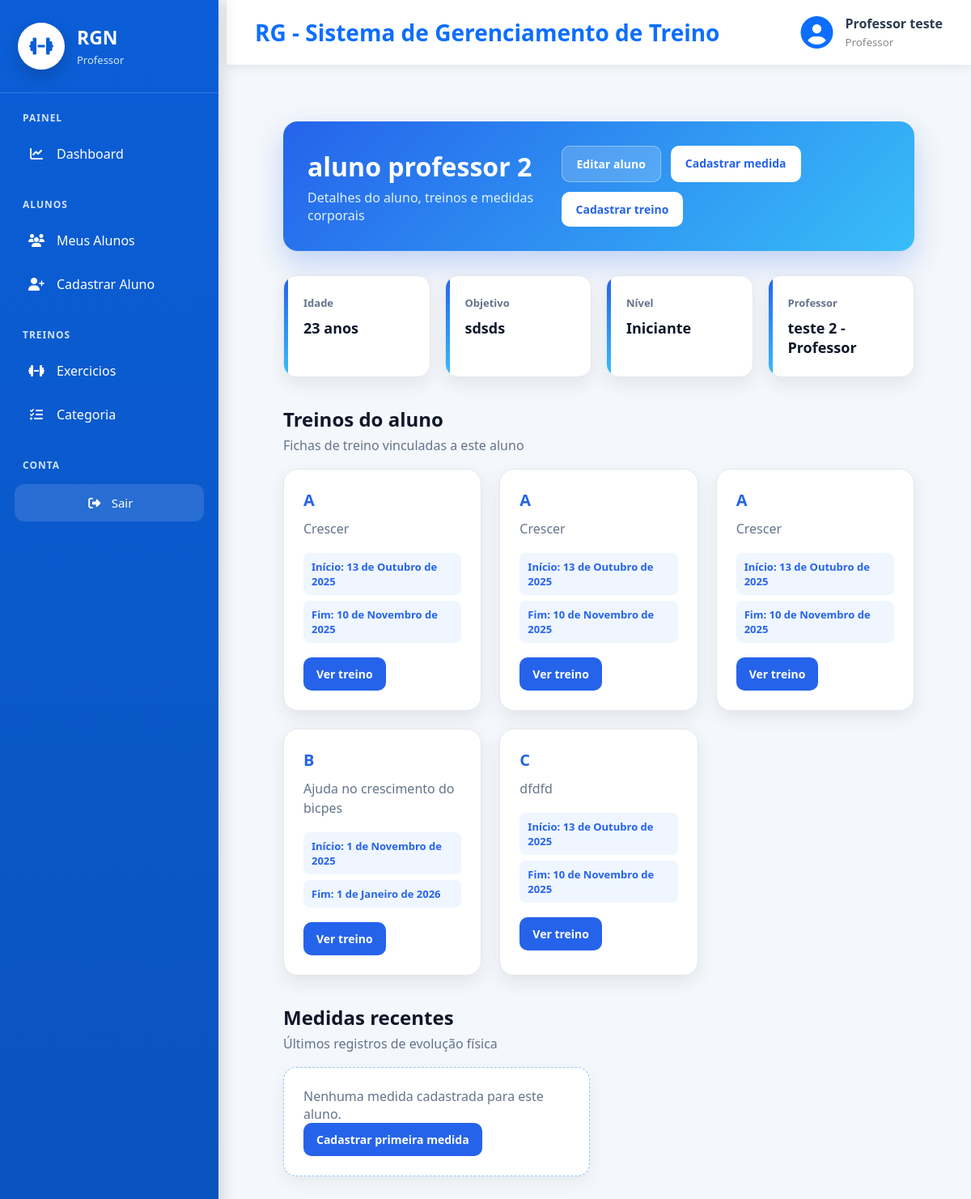
The page /cadastros/detalhe/aluno/4/ (signed in) on the database its author committed.
### cadastros/models.py (models this page shows)
class Auditoria(models.Model):
    cadastrado_em = models.DateTimeField(auto_now_add=True, verbose_name="Cadastrado em")
    atualizado_em = models.DateTimeField(auto_now=True, verbose_name="Atualizado em")
    class Meta:
        abstract = True

class Pessoa(Auditoria):
    TIPO_CHOICES = [
        ('ALUNO', 'Aluno'),
        ('PROFESSOR', 'Professor')
    ]
    SEXO_CHOICES = [
        ('M', 'Masculino'),
        ('F', 'Feminino'),
        ('O', 'Outro'),
    ]
    NIVEL_CHOICES = [
        (1, 'Iniciante'),
        (2, 'Intermediário'),
        (3, 'Avançado'),
    ]
    tipo = models.CharField(max_length=20, choices=TIPO_CHOICES, verbose_name="Tipo de Pessoa")
    nome = models.CharField(max_length=50, verbose_name="Nome")
    idade = models.IntegerField(verbose_name="Idade", null=True, blank=True)
    cpf = models.CharField(max_length=11, unique=True, verbose_name="CPF")
    telefone = models.CharField(max_length=15, verbose_name="Telefone")
    objetivo = models.TextField(verbose_name="Objetivo", null=True, blank=True)
    sexo = models.CharField(max_length=20, choices=SEXO_CHOICES, verbose_name="Sexo", null=True, blank=True)
    nivel = models.IntegerField(choices=NIVEL_CHOICES, verbose_name="Nível", null=True, blank=True)
    cidade = models.ForeignKey(Cidade, on_delete=models.PROTECT)
    professor = models.ForeignKey("self", on_delete=models.PROTECT, related_name="alunos", limit_choices_to={"tipo": "PROFESSOR"}, null=True, blank=True)
    usuario = models.OneToOneField("auth.User", on_delete=models.CASCADE, related_name="pessoa_usuario")
    def __str__(self):
        return f"{self.nome} - {self.get_tipo_display()}"

### exercicio/models.py (models this page shows, shortened)
class Treino(Auditoria):
    aluno = models.ForeignKey(Pessoa, on_delete=models.PROTECT, related_name="Treinos")
    nome_treino = models.CharField(max_length=20, verbose_name="Nome do Treino")
    data_inicio = models.DateField(verbose_name="Data de Inicio")
    data_fim = models.DateField(verbose_name="Data de Encerramento")
    descricao = models.CharField(max_length=100, verbose_name="Descrição")
    cadastrado_por = models.ForeignKey(Pessoa, on_delete=models.PROTECT)

### cadastros/views.py (the view)
# urls.py: path('detalhe/aluno/<int:pk>/', PessoaDetail.as_view(), name='detalhe-aluno'),
class PessoaDetail(LoginRequiredMixin, GroupRequiredMixin,DetailView):
    login_url = reverse_lazy('login')
    model = Pessoa
    context_object_name = "aluno"
    template_name = "cadastros/detalhe_aluno.html"
    group_required = ["Professor", "Administrador"]
    def get_context_data(self, **kwargs):
        context = super().get_context_data(**kwargs)
        context["treinos"] = Treino.objects.filter(
            aluno=self.object
)
        context["medidas"] = Medidas.objects.filter(
            aluno=self.object
        ).order_by("-data_medida")
        return context

### cadastros/context_processors.py (called while the page is built)
def usuario_grupos(request):
    contexto = {
        "is_admin": False,
        "is_professor": False,
        "is_aluno": False,
    }
    if request.user.is_authenticated:
        contexto["is_admin"] = (
            request.user.is_superuser or
            request.user.groups.filter(name="Administrador").exists()
        )
        contexto["is_professor"] = request.user.groups.filter(
            name="Professor"
        ).exists()
        contexto["is_aluno"] = request.user.groups.filter(
            name="Aluno"
        ).exists()
    return contexto

### cadastros/templates/cadastros/detalhe_aluno.html
{% extends 'modelo.html' %}
{% load static %}
{% block css %}
<link rel="stylesheet" href="{% static 'css/cadastros/detalhe_aluno.css' %}">
{% endblock %}
{% block main %}
<div class="aluno-detalhe">
    <div class="aluno-header">
        <div>
            <h2>{{ aluno.nome  }}</h2>
            <p>Detalhes do aluno, treinos e medidas corporais</p>
        </div>
        <div class="aluno-actions">
            <a href="{% url 'editar-aluno' aluno.id %}" class="btn-secondary">Editar aluno</a>
            <a href="{% url 'cadastrar-medidas' aluno.id %}" class="btn-primary">Cadastrar medida</a>
            <a href="{% url 'cadastrar-treino' aluno.id  %}" class="btn-primary">Cadastrar treino</a>
        </div>
    </div>
    <div class="info-grid">
        <div class="info-card">
            <span>Idade</span>
            <strong>{{ aluno.idade }} anos</strong>
        </div>
        <div class="info-card">
            <span>Objetivo</span>
            <strong>{{ aluno.objetivo }}</strong>
        </div>
        <div class="info-card">
            <span>Nível</span>
            <strong>{{ aluno.get_nivel_display }}</strong>
        </div>
        <div class="info-card">
            <span>Professor</span>
            <strong>{{ aluno.professor }}</strong>
        </div>
    </div>
    <div class="section-title">
        <h3>Treinos do aluno</h3>
        <p>Fichas de treino vinculadas a este aluno</p>
    </div>
    <div class="treino-grid">
        {% for treino in treinos %}
        <div class="treino-card">
            <h4>{{ treino.nome_treino }}</h4>
            <p>{{ treino.descricao }}</p>
            <div class="treino-info">
                <span>Início: {{ treino.data_inicio }}</span>
                <span>Fim: {{ treino.data_fim }}</span>
            </div>
            <a href="{% url 'detalhe-treino' treino.id %}" class="btn-ver-treino">
                Ver treino
            </a>
        </div>
        {% empty %}
        <div class="empty-card">
            <p>Este aluno ainda não possui treinos cadastrados.</p>
        </div>
        {% endfor %}
    </div>
    <div class="section-title">
        <h3>Medidas recentes</h3>
        <p>Últimos registros de evolução física</p>
    </div>
<div class="medidas-grid">
    {% for medida in medidas %}
    <div class="medida-card">
        <div class="medida-card-header">
            <div>
                <h4>Medida Corporal</h4>
                <span>{{ medida.data_medida }}</span>
            </div>
            <a href="{% url 'editar-medidas' medida.id %}" class="btn-editar-medida">
                Editar
            </a>
        </div>
        <div class="medida-principal">
            <div>
                <span>Peso</span>
                <strong>{{ medida.peso }} kg</strong>
            </div>
            <div>
                <span>Altura</span>
                <strong>{{ medida.altura }} m</strong>
            </div>
        </div>
        <div class="medida-dados">
            <div class="medida-item">
                <span>Cintura</span>
                <strong>{{ medida.cintura }} cm</strong>
            </div>
            <div class="medida-item">
                <span>Quadril</span>
                <strong>{{ medida.quadril }} cm</strong>
            </div>
            <div class="medida-item">
                <span>Braço Direito</span>
                <strong>{{ medida.braco_direito }} cm</strong>
            </div>
            <div class="medida-item">
                <span>Braço Esquerdo</span>
                <strong>{{ medida.braco_esquerdo }} cm</strong>
            </div>
            <div class="medida-item">
                <span>Coxa Direita</span>
                <strong>{{ medida.coxa_direita }} cm</strong>
            </div>
            <div class="medida-item">
                <span>Coxa Esquerda</span>
                <strong>{{ medida.coxa_esquerda }} cm</strong>
            </div>
            <div class="medida-item">
                <span>Panturrilha Direita</span>
                <strong>{{ medida.panturrilha_direita }} cm</strong>
            </div>
            <div class="medida-item">
                <span>Panturrilha Esquerda</span>
                <strong>{{ medida.panturrilha_esquerda }} cm</strong>
            </div>
            <div class="medida-item">
                <span>Peito</span>
                <strong>{{ medida.peito }} cm</strong>
            </div>
        </div>
    </div>
    {% empty %}
    <div class="empty-card">
        <p>Nenhuma medida cadastrada para este aluno.</p>
        <a href="{% url 'cadastrar-medidas' aluno.id %}" class="btn-ver-treino">
            Cadastrar primeira medida
        </a>
    </div>
    {% endfor %}
</div>
</div>
{% endblock %}

### paginas/templates/modelo.html (shortened to what this page needs)
{% load static %}
<!DOCTYPE html>
<html lang="pt-br">
<head>
    <link rel="stylesheet" href="{% static 'css/paginas/modelo.css' %}">
    <link rel="stylesheet" href="{% static 'css/paginas/menu.css' %}">
    <link rel="stylesheet" href="{% static 'css/paginas/dashboard/dashboard_admin.css' %}">
    <link rel="stylesheet" href="{% static 'css/paginas/dashboard/dashboard_aluno.css' %}">
    <link rel="stylesheet" href="{% static 'css/paginas/dashboard/dashboard_professor.css' %}">
    <link rel="stylesheet"
          href="https://cdnjs.cloudflare.com/ajax/libs/font-awesome/6.7.2/css/all.min.css">
    {% block css %}
    {% endblock %}
</head>
<body>
<div class="layout">
    {% if request.user.is_authenticated %}
        {% if is_admin %}
            {% include 'menus/menu_admin.html' %}
        {% elif is_professor %}
            {% include 'menus/menu_professor.html' %}
        {% elif is_aluno %}
            {% include 'menus/menu_aluno.html' %}
        {% endif %}
    {% endif %}
    <div class="main-area">
        <header class="topbar">
            <div class="titulo">
                <h2>
                    {% block titulo %}
                        RG - Sistema de Gerenciamento de Treino
                    {% endblock %}
                </h2>
            </div>
            {% if request.user.is_authenticated %}
            <div class="usuario">
                <i class="fas fa-circle-user"></i>
                <div>
                    <strong>
                        {{ request.user.pessoa_usuario.nome }}
                    </strong>
                    <small>
                        {% if is_admin %}
                            Administrador
                        {% elif is_professor %}
                            Professor
                        {% elif is_aluno %}
                            Aluno
                        {% endif %}
                    </small>
                </div>
            </div>
            {% endif %}
        </header>
        <main class="conteudo">
            {% block main %}
            {% endblock %}
        </main>
    </div>
</div>
</body>
</html>

### static/css/paginas/modelo.css (style rules this page uses)
* { margin:0; padding:0; box-sizing:border-box; font-family:"Segoe UI",sans-serif; }
body { background:#f4f7fb; color:#2c3e50; }
.layout { display:flex; min-height:100vh; }
.main-area { margin-left:280px; width:calc(100% - 280px); display:flex; flex-direction:column; }
.topbar { height:80px; background:white; display:flex; justify-content:space-between; align-items:center; padding:0 35px; box-shadow:0 3px 12px rgba(0,0,0,.08); }
.titulo h2 { color:#0d6efd; font-size:28px; }
.usuario { display:flex; align-items:center; gap:15px; }
.usuario i { font-size:40px; color:#0d6efd; }
.usuario strong { display:block; font-size:16px; }
.usuario small { color:#888; }
.conteudo { flex:1; padding:35px; }

### static/css/paginas/dashboard/dashboard_admin.css (style rules this page uses)
* { margin:0; padding:0; box-sizing:border-box; }

### static/css/cadastros/detalhe_aluno.css (style rules this page uses)
.aluno-detalhe { padding: 35px; }
.aluno-header { background: linear-gradient(135deg, #2563eb, #38bdf8); border-radius: 18px; padding: 30px; color: #ffffff; display: flex; align-items: center; justify-content: space-between; margin-bottom: 30px; box-shadow: 0 15px 35px rgba(37, 99, 235, 0.25); }
.aluno-header h2 { font-size: 32px; margin-bottom: 6px; }
.aluno-header p { color: #e0f2fe; }
.aluno-actions { display: flex; gap: 12px; flex-wrap: wrap; }
.btn-primary, .btn-secondary { text-decoration: none; padding: 12px 18px; border-radius: 10px; font-size: 14px; font-weight: 700; transition: 0.25s; }
.btn-primary { background: #ffffff; color: #2563eb; }
.btn-secondary { background: rgba(255,255,255,0.18); color: #ffffff; border: 1px solid rgba(255,255,255,0.35); }
.info-grid { display: grid; grid-template-columns: repeat(4, 1fr); gap: 18px; margin-bottom: 35px; }
.info-card { background: #ffffff; border-radius: 16px; padding: 24px; border: 1px solid #e5e7eb; box-shadow: 0 8px 22px rgba(15, 23, 42, 0.08); transition: 0.25s; position: relative; overflow: hidden; }
.info-card::before { content: ""; width: 5px; height: 100%; background: linear-gradient(180deg, #2563eb, #38bdf8); position: absolute; left: 0; top: 0; }
.info-card span { display: block; color: #64748b; font-size: 13px; margin-bottom: 10px; font-weight: 600; }
.info-card strong { color: #0f172a; font-size: 18px; }
.section-title { margin: 35px 0 18px; }
.section-title h3 { font-size: 24px; color: #0f172a; margin-bottom: 5px; }
.section-title p { color: #64748b; }
.treino-grid { display: grid; grid-template-columns: repeat(3, 1fr); gap: 22px; }
.treino-card { background: #ffffff; border-radius: 18px; padding: 24px; border: 1px solid #e5e7eb; box-shadow: 0 8px 22px rgba(15, 23, 42, 0.08); transition: 0.25s; }
.treino-card h4 { font-size: 20px; color: #2563eb; margin-bottom: 10px; }
.treino-card p { color: #64748b; line-height: 1.5; margin-bottom: 18px; }
.treino-info { display: flex; flex-direction: column; gap: 7px; margin-bottom: 18px; }
.treino-info span { background: #eff6ff; color: #2563eb; padding: 8px 10px; border-radius: 8px; font-size: 13px; font-weight: 600; }
.btn-ver-treino { display: inline-block; text-decoration: none; background: #2563eb; color: #ffffff; padding: 11px 16px; border-radius: 10px; font-size: 14px; font-weight: 700; transition: 0.25s; }
.empty-card, .medidas-box { background: #ffffff; border: 1px dashed #93c5fd; border-radius: 16px; padding: 24px; color: #64748b; box-shadow: 0 8px 22px rgba(15, 23, 42, 0.06); }
.medidas-grid { display: grid; grid-template-columns: repeat(2, 1fr); gap: 22px; }

### rows shown on the page
Pessoa: nome "aluno professor 2", idade "23", objetivo "sdsds", nivel "Iniciante", professor "teste 2 - Professor"
Treino: nome_treino "A", descricao "Crescer", data_inicio "13 de Outubro de 2025", data_fim "10 de Novembro de 2025"
Treino: nome_treino "A", descricao "Crescer", data_inicio "13 de Outubro de 2025", data_fim "10 de Novembro de 2025"
Treino: nome_treino "A", descricao "Crescer", data_inicio "13 de Outubro de 2025", data_fim "10 de Novembro de 2025"
Treino: nome_treino "B", descricao "Ajuda no crescimento do bicpes", data_inicio "1 de Novembro de 2025", data_fim "1 de Janeiro de 2026"
Treino: nome_treino "C", descricao "dfdfd", data_inicio "13 de Outubro de 2025", data_fim "10 de Novembro de 2025"

### other values the page prints
{{ request.user.pessoa_usuario.nome }} "Professor teste"
